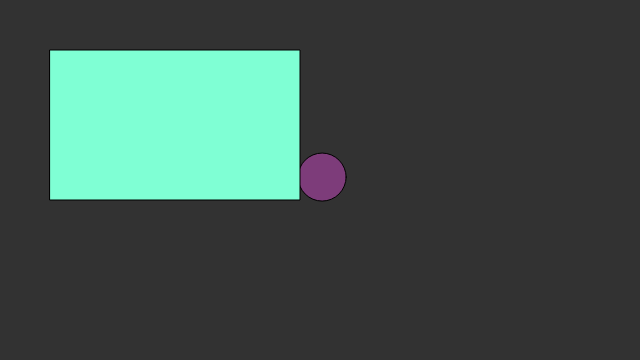
Frame 1 (no input)
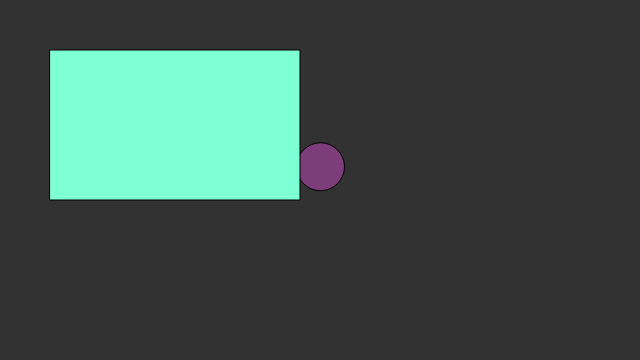
Frame 60 (no input)
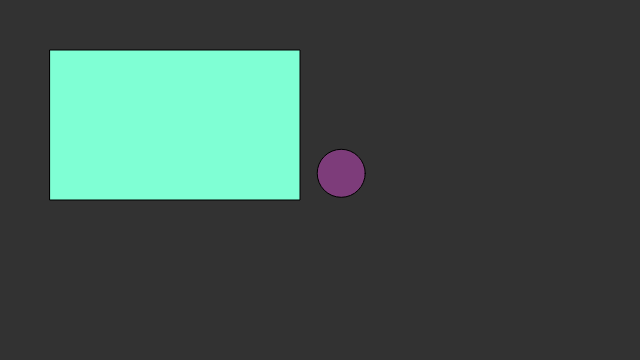
Frame 120 (the mouse pressed at the canvas centre since frame 60)

The p5.js sketch that drew these frames (run headless with seeded random() and noise() and a simulated clock; from frame 60 on, the mouse is pressed at the canvas centre):

// p5.js sketch
// ── sketch.js

var w;

function setup() {
  createCanvas(640, 360);
  // Make a Walker object
  w = new Walker();
}

function draw() {
  background(50);
  // Update and display object
  w.update();
  w.display();
  
  let c = color('Aquamarine');
    fill(c);
    rect(50, 50, 250, 150); 
}


function Walker() {

  // Start Walker in center
  this.pos = createVector(width / 2, height / 2);

  this.update = function() {
    // Move Walker randomly
    var vel = createVector(random(-5, 5), random(-5, 5));
    this.pos.add(vel);
  }

  this.display = function() {
    // Draw Walker as circle
    fill(125,60,122);
    ellipse(this.pos.x, this.pos.y, 48, 48);
  }
}
// ── test.css
h3{
    color: cornflowerblue;
}
// ── test.html
<html>
    <head>
        <meta charset="UTF-8">
        <title>Name</title>
     <script src=""></script>
    </head>

    <body>
        <li>
            <ol>1</ol>
        </li>
    </body>
</html>
